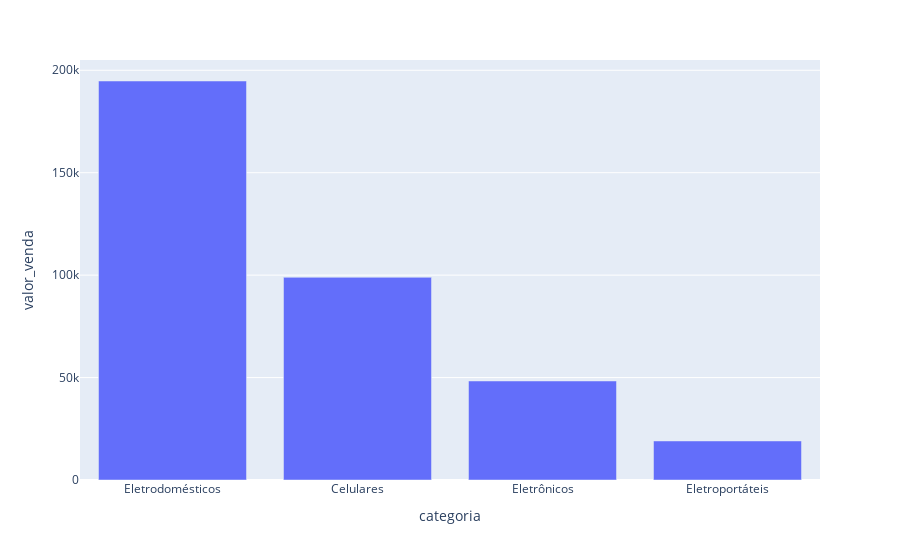

Notebook source saved alongside this figure:
### Markdown cell above
## 1 - Qual o total do valor de vendas por categoria?

### Code cell
aux = df3.groupby('categoria', as_index=False)['valor_venda'].sum().sort_values('valor_venda', ascending=False)
px.bar(x='categoria', y='valor_venda', data_frame=aux)

### Figure 1 — Plotly figure (JSON) as saved in the notebook; plotly's stock layout.template omitted (floating-point values rounded to 4 significant figures)
{"data": [{"alignmentgroup": "True", "hovertemplate": "categoria=%{x}<br>valor_venda=%{y}<extra></extra>", "legendgroup": "", "marker": {"color": "#636efa", "pattern": {"shape": ""}}, "name": "", "offsetgroup": "", "orientation": "v", "showlegend": false, "textposition": "auto", "type": "bar", "x": ["Eletrodomésticos", "Celulares", "Eletrônicos", "Eletroportáteis"], "xaxis": "x", "y": [194800.0, 98932, 48330.0, 19060.0], "yaxis": "y"}], "layout": {"barmode": "relative", "legend": {"tracegroupgap": 0}, "margin": {"t": 60}, "xaxis": {"anchor": "y", "domain": [0, 1], "title": {"text": "categoria"}}, "yaxis": {"anchor": "x", "domain": [0, 1], "title": {"text": "valor_venda"}}}}
